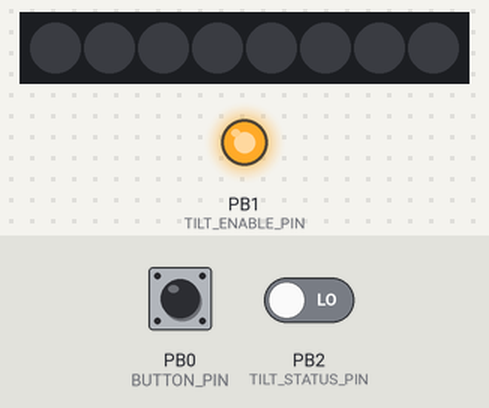
Simulated run of this sketch. Board: ATtiny85, built with avr-gcc and run on an emulated ATtiny85. On the bench: 8 RGB LEDs in strip order, left to right, output pins drawn as LEDs (lit = HIGH). Inputs (shaded band) come from the test bench; at power-on: PB0 (BUTTON_PIN) HIGH, PB2 (TILT_STATUS_PIN) LOW. Dim RGB values are drawn brighter than linear; random numbers use the default seed unless the sketch sets one.

Above: at 1.2 s.
1.3 s: PB0 (BUTTON_PIN) pulled LOW for 0.15 s
At 1.48 s:
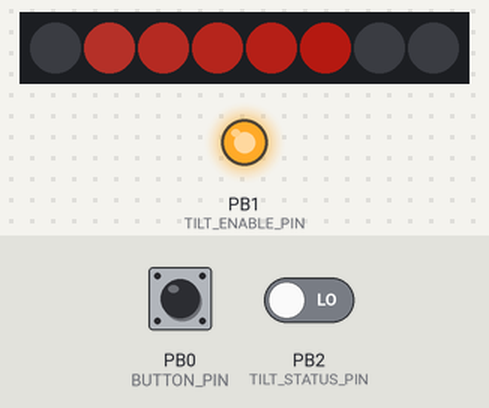
2.9 s: PB0 (BUTTON_PIN) pulled LOW for 1 s
At 3.8 s:
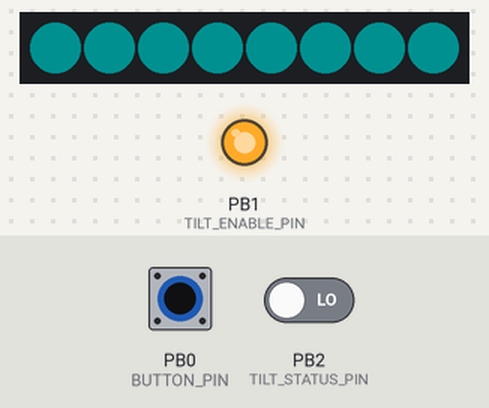
5.4 s: PB2 (TILT_STATUS_PIN) driven HIGH
At 5.56 s:
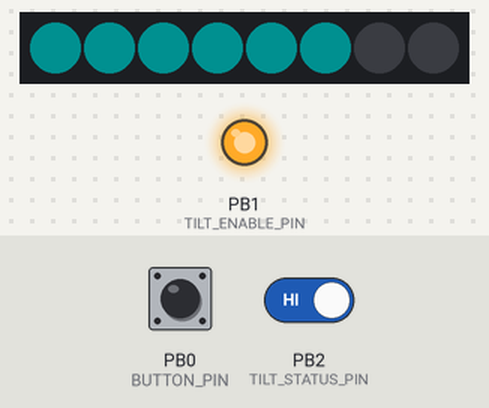
7.1 s: PB2 (TILT_STATUS_PIN) driven LOW
At 7.26 s:
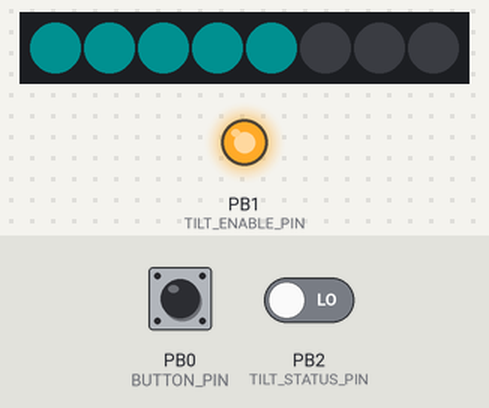
8.8 s: PB0 (BUTTON_PIN) pulled LOW for 3.2 s
At 9.5 s:
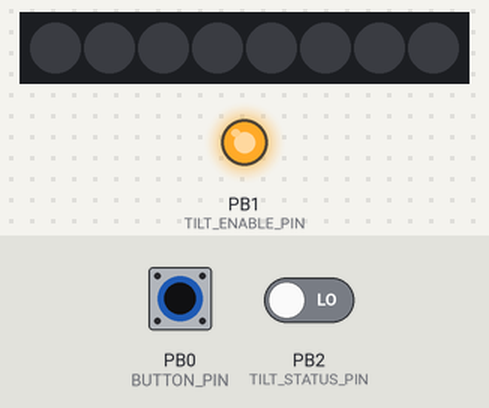
13.5 s: PB2 (TILT_STATUS_PIN) driven HIGH
At 13.62 s:
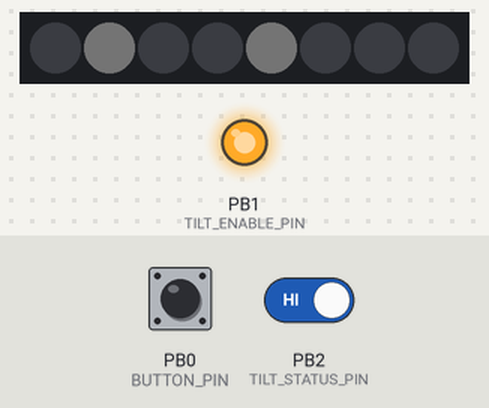
Timing chart, 0 to 16.1 s (numbered marks = the images above; inputs shaded):
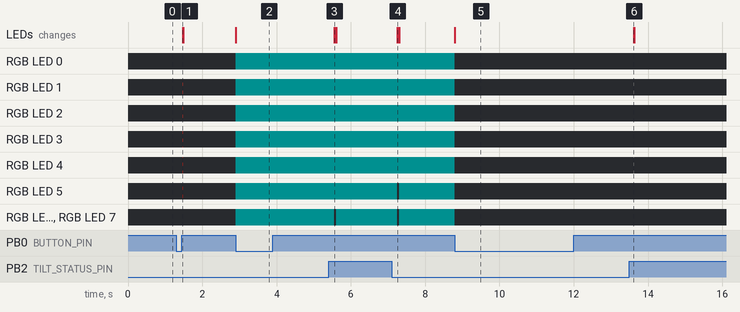

Measured:
- after the input at 1.3 s, RGB LED 1: off → RGB(64, 17, 14) after 0.17 s, → off 0.02 s later; RGB LED 2: off → RGB(64, 15, 12) after 0.17 s, → off 0.02 s later
- after the input at 2.9 s, RGB LED 0–7: off → RGB(0, 16, 16) at once; the LEDs: change at once (image 2)
- after the input at 5.4 s, RGB LED 6, RGB LED 7: RGB(0, 16, 16) → off after 0.15 s, → RGB(0, 16, 16) 0.05 s later; the LEDs: change after 0.15 s (image 3)
- after the input at 7.1 s, RGB LED 5–7: RGB(0, 16, 16) → off after 0.15 s, → RGB(0, 16, 16) 0.05 s later; the LEDs: change after 0.15 s (image 4)
- after the input at 8.8 s, RGB LED 0–7: RGB(0, 16, 16) → off at once; the LEDs: change at once (image 5)
- after the input at 13.5 s, RGB LED 1, RGB LED 4: off → RGB(1, 1, 1) after 0.12 s, → off 0.02 s later; the LEDs: change after 0.12 s (image 6)

The sketch:

ATtiny85SwingPOV.ino
```cpp
#include <Arduino.h>
#include <avr/power.h>
#include <Adafruit_NeoPixel.h>

#include "SwingPov.h"
#include "data.h"

/*  Defines  */

#define BUTTON_PIN      0
#define TILT_ENABLE_PIN 1
#define TILT_STATUS_PIN 2
#define PIXELS_PIN      3

#define NUMBER_PIXELS   8
#define HUE_MAX         1536

#define MODE_MAX        ((sizeof(configTable) / sizeof(CONFIG_T)))

/*  Local Functions  */

static void changeMode(uint8_t mode);
static uint8_t getFontPattern(char letter, uint8_t column);
static uint32_t hsv2Color(uint16_t hue, uint8_t sat, uint8_t val);
static void drawMargin(void);

static void initMessage(void);
static void changeDirectionMessage(int8_t direction);
static void drawColumnMessage(uint8_t position);

static void initCounter(void);
static void changeDirectionCounter(int8_t direction);
static void drawColumnCounter(uint8_t position);

static void initOBONO(void);
static void changeDirectionOBONO(int8_t direction);
static void drawColumnOBONO(uint8_t position);
static void drawMarginOBONO(void);

/*  Local Constants  */

PROGMEM static const CONFIG_T configTable[] = {
    { 30, 9,  initMessage, changeDirectionMessage, drawColumnMessage, drawMargin      },
    { 24, 12, initCounter, changeDirectionCounter, drawColumnCounter, drawMargin      },
    { 16, 16, initOBONO,   changeDirectionOBONO,   drawColumnOBONO,   drawMarginOBONO },
};

/*  Local Variables  */

static Adafruit_NeoPixel pixels = Adafruit_NeoPixel(NUMBER_PIXELS, PIXELS_PIN, NEO_GRB + NEO_KHZ800);

static uint32_t palette[12];
static uint16_t scroll, counter, length;
static uint8_t  mode, lastButtonState;
static char     numerals[5];

/*-----------------------------------------------------------------------------*/

void setup(void)
{

    pinMode(BUTTON_PIN, INPUT_PULLUP);
    lastButtonState = digitalRead(BUTTON_PIN);

    pixels.begin();
    pixels.fill();
    initSwingPov(TILT_ENABLE_PIN, TILT_STATUS_PIN);
    changeMode(0);
    mode = 0;
}

void loop(void)
{
    uint8_t currentButtonState = digitalRead(BUTTON_PIN);
    if (lastButtonState != currentButtonState) {
        lastButtonState = currentButtonState;
        if (currentButtonState == LOW) {
            mode = (mode + 1) % MODE_MAX;
            changeMode(mode);
        }
    }
    updateSwingPov();
    int32_t delayTime = getNextTime() - millis();
    if (delayTime > 0) delay(delayTime);
}

/*---------------------------------------------------------------------------*/

static void changeMode(uint8_t mode)
{
    CONFIG_T config;
    memcpy_P(&config, &configTable[mode], sizeof(config));
    configSwingPov(config);
}

static uint8_t getFontPattern(char letter, uint8_t column)
{
    if (letter < '!' || letter > '~' || column >= FONT_WIDTH - 1) return 0;
    return pgm_read_byte(&font[letter - '!'][column]);
}

static uint32_t hsv2Color(uint16_t hue, uint8_t sat, uint8_t val)
{
    int16_t hue2 = hue % HUE_MAX;
    uint16_t r = 0, g = 0, b = 0;
    if (hue2 <= 512 || hue2 >= 1024) {
        r = abs(768 - hue2) - 256;
        if (r >= 256) r = 256;
    }
    if (hue2 <= 1024) {
        g = 512 - abs(512 - hue2);
        if (g >= 256) g = 256;
    }
    if (hue2 >= 512) {
        b = 512 - abs(1024 - hue2);
        if (b >= 256) b = 256;
    }
    uint16_t z = 256 - sat;
    r = (r * sat >> 8) + z;
    g = (g * sat >> 8) + z;
    b = (b * sat >> 8) + z;
    return pixels.Color(r * val >> 8, g * val >> 8, b * val >> 8);
}

static void drawMargin(void)
{
    pixels.fill();
    pixels.show();
}

/*---------------------------------------------------------------------------*/

static void initMessage(void)
{
    scroll = 0;
}

static void changeDirectionMessage(int8_t direction)
{
    scroll += 2;
    if (scroll >= sizeof(message) * FONT_WIDTH - 30) scroll = 0;
}

static void drawColumnMessage(uint8_t position)
{
    uint8_t v = 64;
    if (position < 6) v = 1 << position;
    if (position >= 24) v = 1 << (29 - position);
    uint32_t color = pixels.Color(v, v, v);

    int16_t adjustedPosition = position + scroll;
    uint8_t textPosition = adjustedPosition / FONT_WIDTH;
    uint8_t textColumn = adjustedPosition % FONT_WIDTH;
    uint8_t pattern = getFontPattern(pgm_read_byte(&message[textPosition]), textColumn);
    for (uint8_t i = 0; i < NUMBER_PIXELS; i++) {
        pixels.setPixelColor(i, bitRead(pattern, i) ? color : 0);
    }
    pixels.show();
}

/*---------------------------------------------------------------------------*/

static void initCounter(void)
{
    counter = 0;
    numerals[0] = '0';
    length = 1;
}

static void changeDirectionCounter(int8_t direction)
{
    if ((++counter & 1) == 0) {
        if (counter >= 20000) counter = 0;
        length = snprintf(numerals, sizeof(numerals), "%d", counter >> 1);
    }
}

static void drawColumnCounter(uint8_t position)
{
    int16_t adjustedPosition = position - (4 - length) * (FONT_WIDTH / 2);
    if (adjustedPosition < 0 || adjustedPosition >= length * FONT_WIDTH) {
        drawMargin();
        return;
    }
    uint8_t textPosition = adjustedPosition / FONT_WIDTH;
    uint8_t textColumn = adjustedPosition % FONT_WIDTH;
    uint8_t pattern = getFontPattern(numerals[textPosition], textColumn);
    uint16_t hue = (counter << 4) % HUE_MAX;
    for (uint8_t i = 0; i < NUMBER_PIXELS; i++) {
        pixels.setPixelColor(i, bitRead(pattern, i) ? hsv2Color(hue, 192 + i * 8, 64) : 0);
    }
    pixels.show();
}

/*---------------------------------------------------------------------------*/

static void initOBONO(void)
{
    counter = 0;
    prepareOBONO();
}

static void prepareOBONO(void)
{
    uint8_t hsv[6];
    if (counter < 3) {
        memcpy_P(hsv, &hsvTable[counter], sizeof(hsv));
    } else {
        randomSeed(millis());
        for (uint8_t i = 0; i < 6; i++) {
            hsv[i] = (i % 3 < 2) ? random(256) : random(64) + 192;
        }
    }
    palette[0] = pixels.Color(0, 16, 16);
    palette[1] = pixels.Color(0, 0, 0);
    for (uint8_t i = 0; i < 5; i++) {
        palette[2 + i] = hsv2Color(hsv[0] * 6, hsv[1], hsv[2] >> (5 - i));
        palette[7 + i] = hsv2Color(hsv[3] * 6, hsv[4], hsv[5] >> (5 - i));
    }
    scroll = 0;
}

static void changeDirectionOBONO(int8_t direction)
{
    if (++scroll > 22) {
        counter++;
        prepareOBONO();
    }
}

static void drawColumnOBONO(uint8_t position)
{
    uint8_t index = position >> 2;
    uint8_t shift = (position & 3) << 2;
    for (uint8_t i = 0; i < NUMBER_PIXELS; i++) {
        int8_t y = scroll + i - 7;
        uint8_t c = 0;
        if (y >= 0 && y < 16) {
            uint16_t pattern = pgm_read_word(&bitmap[y][index]);
            c = pattern >> shift & 15;
        }
        pixels.setPixelColor(i, palette[c]);
    }
    pixels.show();
}

static void drawMarginOBONO(void)
{
    pixels.fill(palette[0]);
    pixels.show();
}
```

SwingPov.cpp
```cpp
#include "SwingPov.h"

/*  Defines  */

#define SWING_TIME_MIN          150
#define SWING_TIME_MAX          250
#define SWING_TIME_AVE          ((SWING_TIME_MIN + SWING_TIME_MAX) / 2)
#define SWING_TIME_HISTORIES    16
#define SWING_PHASE_ADJUST      38

/*  Local Functions  */

static void initSwingTimeHistory(void);
static void tuneSwingTime(uint8_t swingTime);
static void controlDirection(uint8_t currentTiltState);

/*  Local Variables  */

static uint8_t  enablePin, statusPin;
static CONFIG_T config;

static uint8_t  totalWidth, lastTiltState;
static uint32_t baseTime, targetTime;
static int8_t   direction, position, positionMin, positionMax;
static uint16_t updateCounter;
static bool     isInitialzed = false, isTiltChanged;

static uint16_t swingTimeHistory[SWING_TIME_HISTORIES];
static uint8_t  swingTimeHistoryIndex;
static uint16_t swingTimeHistorySum, adjustedSwingTime;

/*---------------------------------------------------------------------------*/

void initSwingPov(uint8_t enablePin_, uint8_t statusPin_)
{
    enablePin = enablePin_;
    statusPin = statusPin_;
    pinMode(enablePin, OUTPUT);
    digitalWrite(enablePin, HIGH);
    pinMode(statusPin, INPUT);
    isInitialzed = true;
}

void configSwingPov(CONFIG_T &config_)
{
    if (!isInitialzed) return;
    config = config_;
    totalWidth = config.windowWidth + config.marginWidth * 2;
    positionMin = -config.marginWidth;
    positionMax = positionMin + totalWidth - 1;
    if (config.init) config.init();

    initSwingTimeHistory();
    baseTime = millis();
    targetTime = millis();
    uint8_t currentTiltState = digitalRead(statusPin);
    lastTiltState = !currentTiltState;
    controlDirection(currentTiltState);
}

void updateSwingPov(void)
{
    if (!isInitialzed) return;
    controlDirection(digitalRead(statusPin));
    if (position >= 0 && position < config.windowWidth) {
        if (config.displayColumn) config.displayColumn(position);
    } else {
        if (config.displayMargin) config.displayMargin();
    }
    position += direction;
    position = constrain(position, positionMin, positionMax);
    updateCounter++;
}

uint32_t getNextTime(void)
{
    if (!isInitialzed) return -1;
    return baseTime + adjustedSwingTime * updateCounter / totalWidth;
}

/*---------------------------------------------------------------------------*/

static void initSwingTimeHistory(void)
{
    for (uint8_t i = 0; i < SWING_TIME_HISTORIES; i++) {
        swingTimeHistory[i] = SWING_TIME_AVE;
    }
    swingTimeHistoryIndex = 0;
    swingTimeHistorySum = SWING_TIME_AVE * SWING_TIME_HISTORIES;
    adjustedSwingTime = SWING_TIME_AVE;
}

static void tuneSwingTime(uint8_t swingTime)
{
    if (swingTime >= SWING_TIME_MIN && swingTime <= SWING_TIME_MAX) {
        swingTimeHistorySum -= swingTimeHistory[swingTimeHistoryIndex];
        swingTimeHistorySum += swingTime;
        adjustedSwingTime = (swingTimeHistorySum + SWING_TIME_HISTORIES / 2) / SWING_TIME_HISTORIES;
        swingTimeHistory[swingTimeHistoryIndex] = swingTime;
        swingTimeHistoryIndex = (swingTimeHistoryIndex + 1) % SWING_TIME_HISTORIES;
    }
}

static void controlDirection(uint8_t currentTiltState)
{
    uint32_t currentTime = millis();
    if (lastTiltState != currentTiltState) {
        lastTiltState = currentTiltState;
        tuneSwingTime(currentTime - baseTime);
        baseTime = currentTime;
        updateCounter = 0;
        targetTime = currentTime + adjustedSwingTime * SWING_PHASE_ADJUST / 100;
        isTiltChanged = true;
    }
    if (isTiltChanged && currentTime >= targetTime) {
        if (currentTiltState == HIGH) {
            direction = -1;
            position = positionMax;
        } else {
            direction = 1;
            position = positionMin;
        }
        if (config.changeDirection) config.changeDirection(direction);
        isTiltChanged = false;
    }
}
```

SwingPov.h
```cpp
#pragma once

#include <Arduino.h>

/*  Typedefs  */

typedef struct {
    uint8_t windowWidth;
    uint8_t marginWidth;
    void    (*init)(void);
    void    (*changeDirection)(int8_t);
    void    (*displayColumn)(uint8_t);
    void    (*displayMargin)(void);
} CONFIG_T;

/*  Global Functions  */

void        initSwingPov(uint8_t enablePin_, uint8_t statusPin_);
void        configSwingPov(CONFIG_T &config_);
void        updateSwingPov(void);
uint32_t    getNextTime(void);
```

Source omitted: data.h (data table, 4371 bytes)
